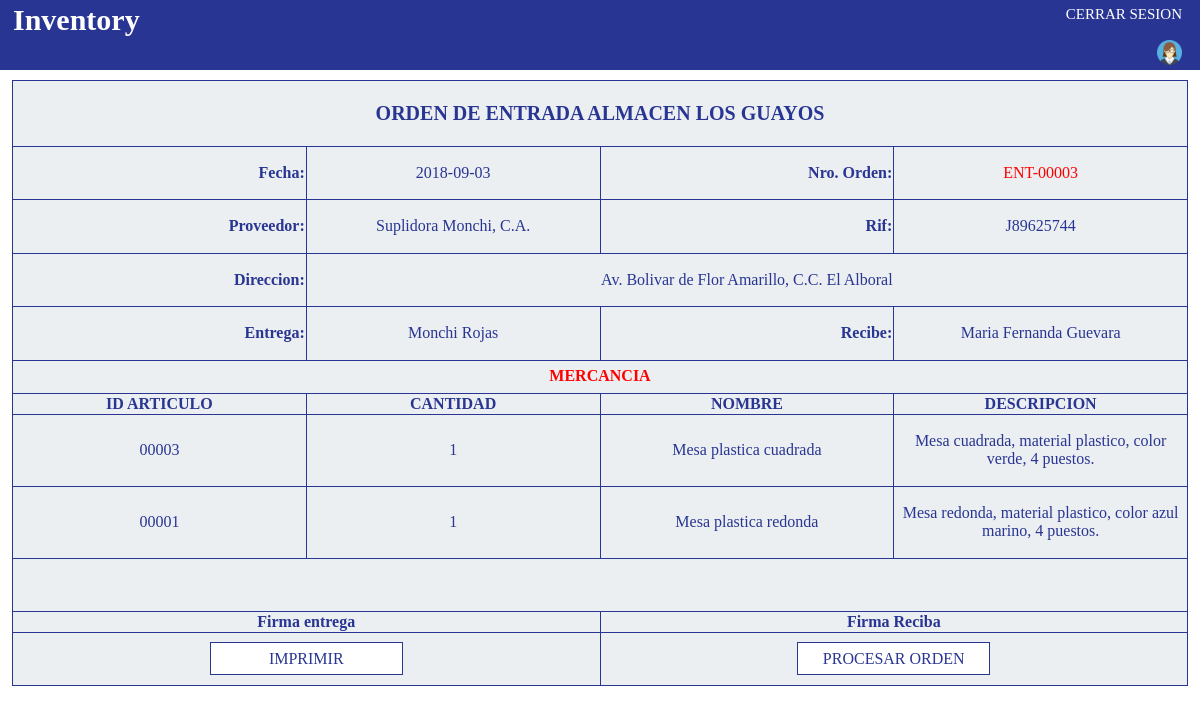
The page /verOrdenEntrada.php?pro=00003 on the database its author committed.
### tables this page shows
CREATE TABLE IF NOT EXISTS `orden` (
  `id_orden` int(5) UNSIGNED ZEROFILL NOT NULL AUTO_INCREMENT,
  `tipo` varchar(30) NOT NULL,
  `fecha` date NOT NULL,
  `cliente_proveedor` varchar(30) NOT NULL,
  `rif` varchar(30) NOT NULL,
  `direccion` varchar(120) NOT NULL,
  `almacen` varchar(30) NOT NULL,
  `entrega` varchar(30) NOT NULL,
  `recibe` varchar(30) NOT NULL,
  `estatus` varchar(30) NOT NULL,
  PRIMARY KEY (`id_orden`)
);

CREATE TABLE IF NOT EXISTS `mercancia` (
  `id_mercancia` int(5) UNSIGNED ZEROFILL NOT NULL AUTO_INCREMENT,
  `id_orden` varchar(30) NOT NULL,
  `id_producto` varchar(30) NOT NULL,
  `cantidad` int(11) NOT NULL,
  `nombre` varchar(30) NOT NULL,
  `descripcion` varchar(120) NOT NULL,
  `almacen` varchar(30) NOT NULL,
  PRIMARY KEY (`id_mercancia`)
);

### verOrdenEntrada.php (the view, shortened to what this page needs)
<?php
	include('conexion.php');
	$orden=$_GET['pro'];
	$sql="SELECT * FROM orden WHERE id_orden='$orden'";
	$query=mysqli_query($link,$sql) or die(mysqli_error($link));
	$row=mysqli_fetch_array($query);
	$sql1="SELECT * FROM mercancia WHERE id_orden='$orden'";
	$query1=mysqli_query($link,$sql1)or die(mysqli_error($link));
	$resultados1=mysqli_num_rows($query1);
?>
<!DOCTYPE html>
<html>
	<head>
		<link rel="stylesheet" type="text/css" href="css/normalize.css">
		<link rel="stylesheet" type="text/css" href="css/style.css">
	</head>
	<body>
		<?php
			if ($_SESSION['sexo']=='masculino') {
				include('bannerM.php');
			} else {
				include('bannerF.php');
			}
		?>
		<table align="center" id="lista2" border="1">
			<tr>
				<th colspan="5"><p id="titleTable">ORDEN DE ENTRADA <?php echo $row['almacen']; ?></p></th>
			</tr>
			<tr>
				<td width="25%"><p align="right"><b>Fecha:</b></p></td>
				<td width="25%"><p align="center"><?php echo $row['fecha']; ?></p></td>
				<td width="25%"><p align="right"><b>Nro. Orden:</b></p></td>
				<td width="25%"><p align="center" style="color: red;">ENT-<?php echo $row['id_orden']; ?></p></td>
			</tr>
			<tr>
				<td><p align="right"><b>Proveedor:</b></p></td>
				<td><p align="center"><?php echo $row['cliente_proveedor']; ?></p></td>
				<td><p align="right"><b>Rif:</b></p></td>
				<td><p align="center"><?php echo $row['rif']; ?></p></td>
			</tr>
			<tr>
				<td><p align="right"><b>Direccion:</b></p></td>
				<td colspan="3"><p align="center"><?php echo $row['direccion']; ?></p></td>
			</tr>
			<tr>
				<td><p align="right"><b>Entrega:</b></p></td>
				<td><p align="center"><?php echo $row['entrega']; ?></p></td>
				<td><p align="right"><b>Recibe:</b></p></td>
				<td><p align="center"><?php echo $row['recibe']; ?></p></td>
			</tr>
			<tr>
				<th colspan="4" height="30px" style="color: red; border-color: #283593;">MERCANCIA</th>
			</tr>
			<tr>
				<th>ID ARTICULO</th>
				<th>CANTIDAD</th>
				<th>NOMBRE</th>
				<th>DESCRIPCION</th>
			</tr>
			<?php
				if ($resultados1==0) { ?>
					<tr>
						<th colspan="4" height="25px" style="color: red; border-color: #283593;">NO SE HA CARGADO MERCANCIA A ESTA ORDEN</th>
					</tr><?php
				} else {
					while ($row1=mysqli_fetch_array($query1)) { ?>
						<tr>
							<td height="25px"><p align="center"><?php echo $row1['id_producto']; ?></p></td>
							<td height="25px"><p align="center"><?php echo $row1['cantidad']; ?></p></td>
							<td height="25px"><p align="center"><?php echo $row1['nombre']; ?></p></td>
							<td height="25px"><p align="center"><?php echo $row1['descripcion']; ?></p></td>
						</tr><?php
					}
				}
			?>
			<tr>
				<th colspan="4" height="50px"></th>
			</tr>
			<tr>
				<th colspan="2">Firma entrega</th>
				<th colspan="2">Firma Reciba</th>
			</tr>
			<?php
				if ($row['estatus']=='En Proceso') { ?>
					<tr>
						<th height="50px" colspan="2"><input type="button" name="imprimir" id="continuar" onclick="print()" value="IMPRIMIR"></th>
						<th colspan="2"><form method="post" action="validar.php"><input type="submit" name="procesar" id="continuar" value="PROCESAR ORDEN"></form></th>
					</tr><?php
				} else { ?>
					<tr>
						<th height="50px" colspan="4"><input type="button" name="imprimir" id="continuar" onclick="print()" value="IMPRIMIR"></th>
					</tr><?php
				}
			?>
		</table>
	</body>
</html>

### css/style.css (style rules this page uses)
#lista2 { margin-top: 10px; font-family: calibri; background-color: #eceff1; color: #283593; border-collapse: collapse; border-color: #283593; width: 98%; }
#titleTable { font-size: 20px; }
#continuar { border: 1px solid #283593; width: 33%; height: 33px; background-color: white; color: #283593; font-size: 16px; }

### rows shown on the page
orden: almacen "ALMACEN LOS GUAYOS", fecha "2018-09-03", id_orden "00003", cliente_proveedor "Suplidora Monchi, C.A.", rif "J89625744", direccion "Av. Bolivar de Flor Amarillo, C.C. El Alboral", entrega "Monchi Rojas", recibe "Maria Fernanda Guevara"
mercancia: id_producto "00003", cantidad "1", nombre "Mesa plastica cuadrada", descripcion "Mesa cuadrada, material plastico, color verde, 4 puestos."
mercancia: id_producto "00001", cantidad "1", nombre "Mesa plastica redonda", descripcion "Mesa redonda, material plastico, color azul marino, 4 puestos."
